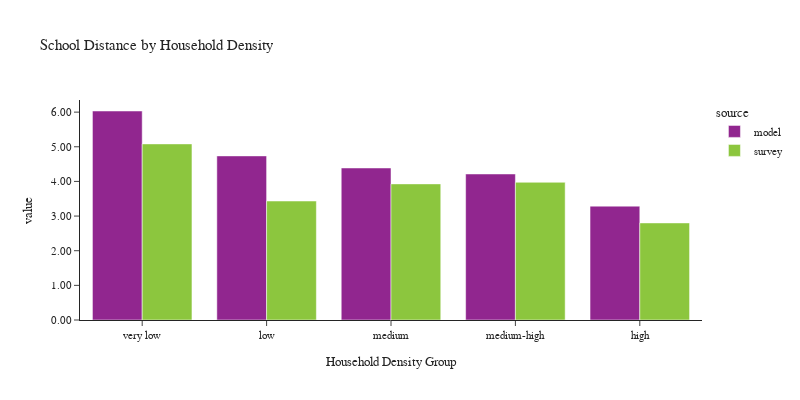

Notebook cell for this chart:
### Code cell
plot_school_location(df_students, 'hh_density_group', 'Household Density', 'Household Density Group')

### Figure 1 — Plotly figure (JSON) as saved in the notebook; plotly's stock layout.template omitted (floating-point values rounded to 4 significant figures)
{"data": [{"alignmentgroup": "True", "customdata": [[1], [1], [1], [1], [1]], "hovertemplate": "source=model<br>hh_density_group=%{x}<br>value=%{y}<br>sample count=%{customdata[0]}<extra></extra>", "legendgroup": "model", "marker": {"color": "#91268F", "pattern": {"shape": ""}}, "name": "model", "offsetgroup": "model", "orientation": "v", "showlegend": true, "textposition": "auto", "type": "bar", "x": ["very low", "low", "medium", "medium-high", "high"], "xaxis": "x", "y": [6.033, 4.737, 4.388, 4.215, 3.287], "yaxis": "y"}, {"alignmentgroup": "True", "customdata": [[1], [1], [1], [1], [1]], "hovertemplate": "source=survey<br>hh_density_group=%{x}<br>value=%{y}<br>sample count=%{customdata[0]}<extra></extra>", "legendgroup": "survey", "marker": {"color": "#8CC63E", "pattern": {"shape": ""}}, "name": "survey", "offsetgroup": "survey", "orientation": "v", "showlegend": true, "textposition": "auto", "type": "bar", "x": ["very low", "low", "medium", "medium-high", "high"], "xaxis": "x", "y": [5.083, 3.434, 3.929, 3.975, 2.802], "yaxis": "y"}], "layout": {"barmode": "group", "font": {"size": 11}, "height": 400, "legend": {"title": {"text": "source"}, "tracegroupgap": 0}, "title": {"text": "School Distance by Household Density"}, "width": 800, "xaxis": {"anchor": "y", "domain": [0.0, 1.0], "title": {"text": "Household Density Group"}}, "yaxis": {"anchor": "x", "domain": [0.0, 1.0], "tickformat": ".2f", "title": {"text": "value"}}}}
